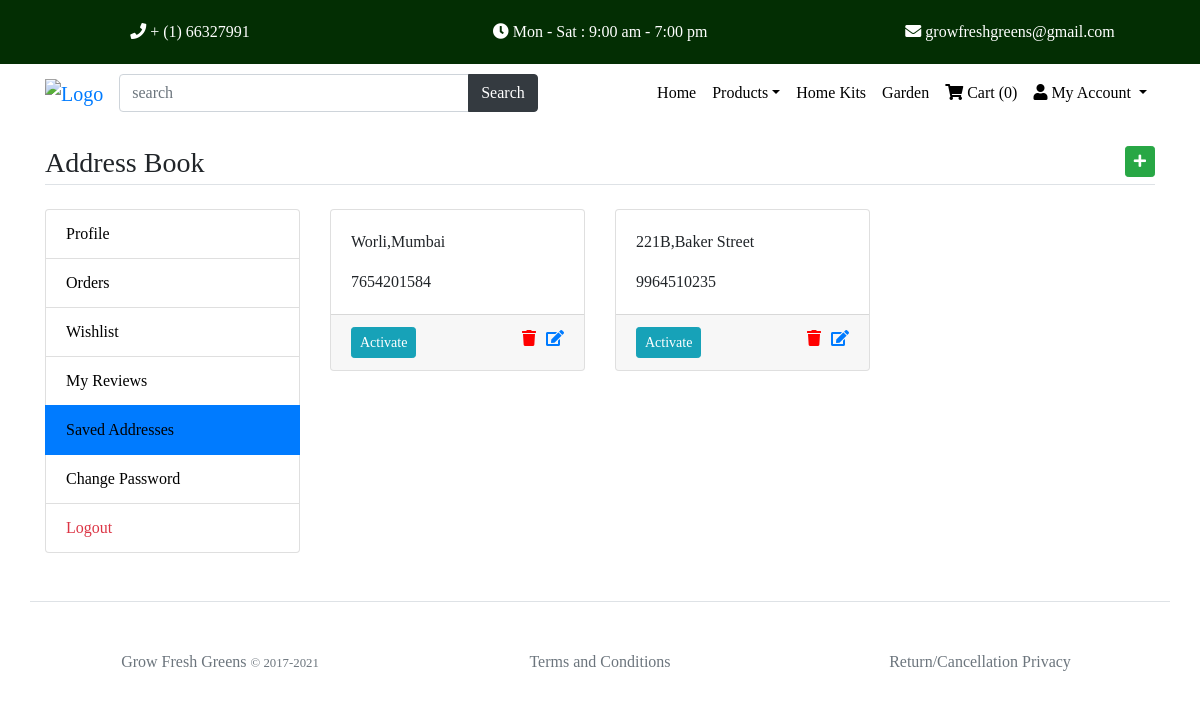
Page /my-addressbook (signed in) on the committed database.
### main/models.py (models this page shows)
class UserAddressBook(models.Model):
    user=models.ForeignKey(User,on_delete=models.CASCADE)
    mobile=models.CharField(max_length=10,null=True)
    address=models.TextField()
    status=models.BooleanField(default=False)

### main/views.py (the view)
# urls.py: path('my-addressbook',views.my_addressbook, name='my-addressbook'),
def my_addressbook(request):
    addbook=UserAddressBook.objects.filter(user=request.user).order_by('-id')
    return render(request, 'user/addressbook.html',{'addbook':addbook})

### main/templates/user/addressbook.html (shortened to what this page needs)
{% extends 'base.html' %}
{% load static %}
{% block content %}
<main class="container my-4" style="font-family: Cambria, Cochin, Georgia, Times, 'Times New Roman', serif;">
	<h3 class="my-4 border-bottom pb-1">Address Book <a href="{% url 'add-address' %}" class="float-right btn btn-sm btn-success"><i class="fa fa-plus"></i></a></h3>
	<div class="row">
		<div class="col-md-3">
			{% include 'user/user-sidebar.html' %}
		</div>
		<div class="col-md-9">
			<div class="row">
				{% for add in addbook %}
				<div class="col-md-4">
					<div class="card mb-3 {% if add.status %}border-secondary shadow{% endif %} address{{add.id}} address">
						<div class="card-body">
							<p class="card-text">{{add.address}}</p>
							<p class="card-text">{{add.mobile}}</p>
						</div>
						{% if add.status %}
						<div class="card-footer">
							<i class="fa fa-check-circle text-success check{{add.id}} check"></i>
							<button style="display:none;" data-address="{{add.id}}" class="btn btn-sm btn-info activate-address btn{{add.id}} actbtn">Activate</button>
							<a href="{% url 'update-address' add.id %}" class="float-right"><i class="fa fa-edit"></i></a>
							<a href="{% url 'delete-address' add.id %}" class="float-right"  data-item="{{add.id}}"  id='instance.id' style="padding-right: 10px;" id="delete_address"><i class="fa fa-trash" style="color: red;"></i></a>						</div>
						</div>
						{% else %}
						<div class="card-footer footer{{add.id}}">
							<button data-address="{{add.id}}" class="btn btn-sm btn-info activate-address btn{{add.id}} actbtn">Activate</button>
							<a href="{% url 'update-address' add.id %}" class="float-right"><i class="fa fa-edit"></i></a>
							<a href="{% url 'delete-address' add.id %}" class="float-right"  data-item="{{add.id}}"  id='instance.id' style="padding-right: 10px;" id="delete_address" onclick="return confirm('Are You Sure?')"><i class="fa fa-trash" style="color: red;"></i></a>						</div>
						{% endif %}
					</div>
				</div>
				{% endfor %}
			</div>
		</div>
	</div>
</main>
{% endblock %}

### main/static/custom.css (style rules this page uses)
main,body,div,h1,a { font-family:"Cambria, Cochin, Georgia, Times, 'Times New Roman', serif"; }

### rows in the picture
UserAddressBook: address "Worli,Mumbai", mobile "7654201584"
UserAddressBook: address "221B,Baker Street", mobile "9964510235"

### other values in the picture
{{ request.session.cartdata|length }} "0"
